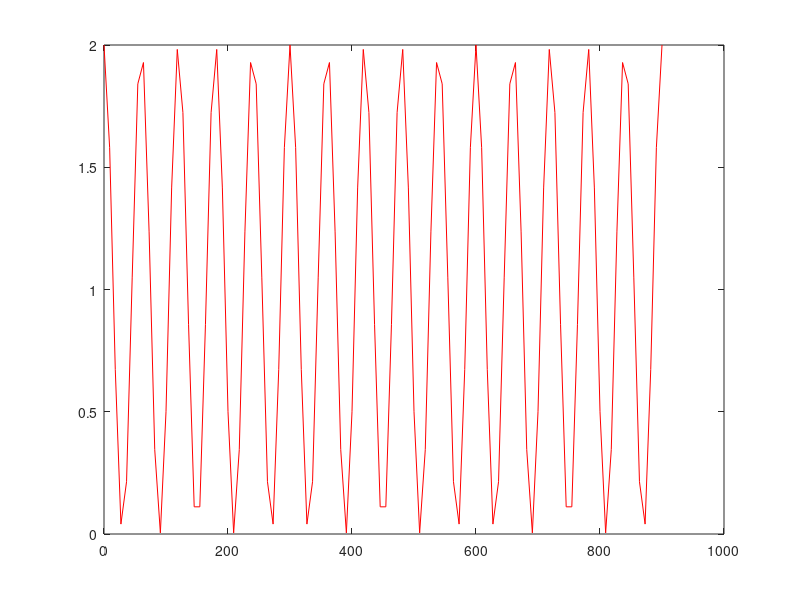
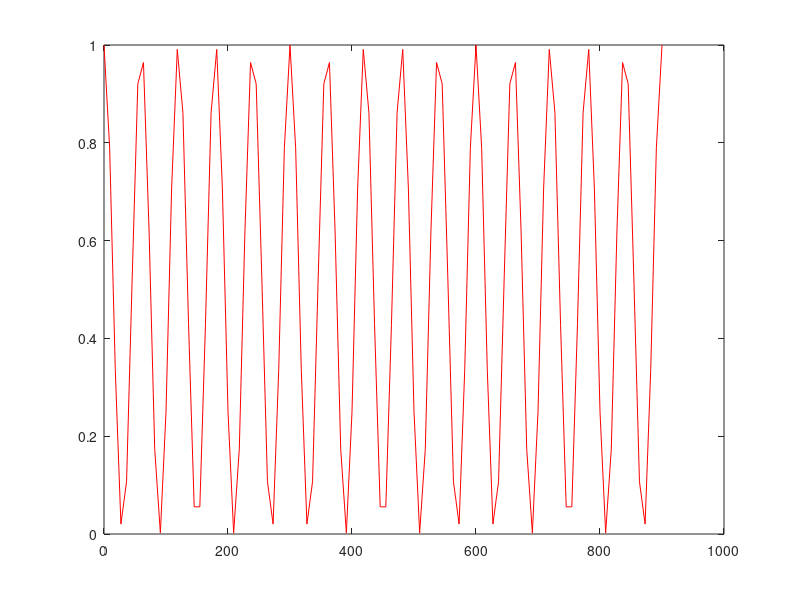
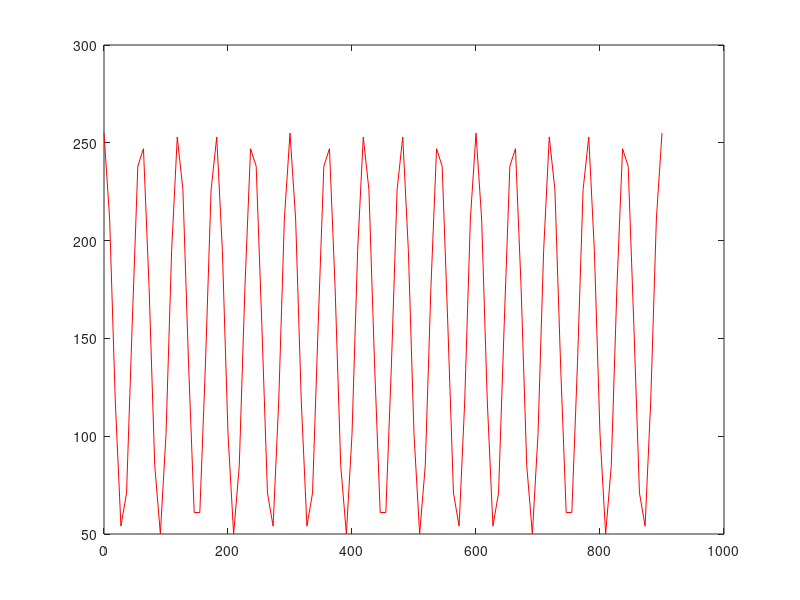

MATLAB code to generate these figures, in order:

N = 60;
figure
x = linspace( 0 ,900);
y = 1-cos( 2*pi*x/N + pi);
plot(x,y,'r')

figure
x = linspace( 0 ,900);
y = (1-cos(2*pi*x/N+pi))/2;
plot(x,y,'r')

figure
x = linspace( 0 ,900);
ytemp = (1-cos(2*pi*x/N+pi)) /2;
ytemp2 = ytemp * (255 - 50) + 50;
y = uint8(floor(ytemp2));
plot(x,y,'r')